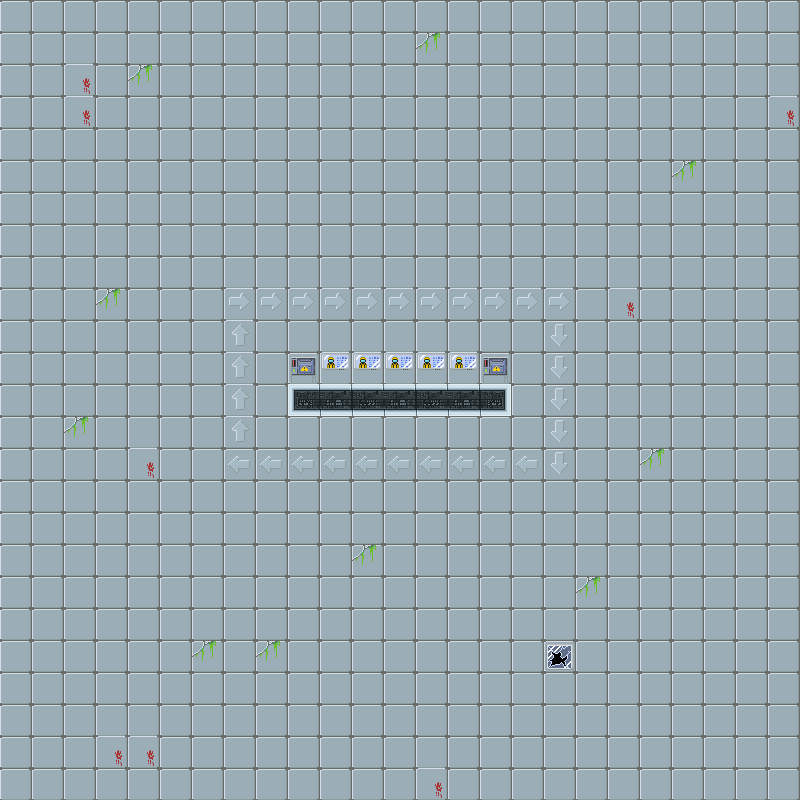

This is a level from a 2D game, rendered from its Tiled map with the project's own tilesets. A one-line summary and the complete map file follow:
An orthogonal 25x25 tile map with 32x32 px tiles, 1 tile layer (BackGround).

<map version="1.8" tiledversion="1.8.2" orientation="orthogonal" renderorder="right-down" width="25" height="25" tilewidth="32" tileheight="32" infinite="0" nextlayerid="2" nextobjectid="1">
 <editorsettings>
  <export target="menu.json" format="json" />
 </editorsettings>
 <tileset firstgid="1" name="lab" tilewidth="32" tileheight="32" tilecount="540" columns="30">
  <image source="lab.png" width="960" height="576" />
 </tileset>
 <layer id="1" name="BackGround" width="25" height="25">
  <data encoding="csv">
466,467,468,469,466,467,468,469,466,467,468,469,466,467,468,469,466,467,468,469,466,467,468,469,466,
496,497,498,499,496,497,498,499,496,497,498,499,496,455,498,499,496,497,498,499,496,497,498,499,496,
466,467,488,469,455,467,466,467,468,469,469,469,466,467,468,466,467,468,469,469,466,467,468,469,466,
496,497,488,499,496,497,466,467,468,469,499,466,467,468,469,496,497,498,499,499,496,497,498,499,488,
466,467,468,469,466,467,466,466,467,468,466,467,468,469,469,496,497,498,499,469,466,467,468,469,466,
496,497,498,499,496,497,466,467,468,469,469,469,469,469,499,496,497,498,499,499,496,455,498,499,496,
466,467,468,469,466,467,466,466,466,466,466,466,466,466,466,496,497,498,499,469,466,467,468,469,466,
496,497,498,499,496,497,496,496,496,496,496,496,496,496,496,496,497,498,499,499,496,497,498,499,496,
466,467,468,469,466,467,468,469,466,467,468,469,466,467,468,469,466,467,468,469,466,467,468,469,466,
496,497,498,455,496,497,498,490,490,490,490,490,490,490,490,490,490,490,498,488,496,497,498,499,496,
466,467,468,469,466,467,468,491,496,497,498,499,496,497,498,499,496,461,468,469,466,467,468,469,466,
496,497,498,499,496,497,498,491,466,456,486,486,486,486,486,456,466,461,498,499,496,497,498,499,496,
466,467,468,469,466,467,468,491,497,471,473,472,473,472,473,474,496,461,468,469,466,467,468,469,466,
496,497,455,499,496,497,498,491,466,467,468,469,466,467,468,469,466,461,498,499,496,497,498,499,496,
466,467,468,469,488,467,468,460,460,460,460,460,460,460,460,460,460,461,468,469,455,467,468,469,466,
496,497,498,499,496,497,498,499,496,497,498,499,496,497,498,499,496,497,498,499,496,497,498,499,496,
466,467,468,469,466,467,468,469,466,467,468,469,466,467,468,469,466,467,468,469,466,467,468,469,466,
496,497,498,499,496,497,498,499,496,497,498,455,496,497,498,499,496,497,498,499,496,497,498,499,496,
466,467,468,469,466,467,468,469,466,467,468,469,466,467,468,469,466,467,455,469,466,467,468,469,466,
496,497,498,499,496,497,498,499,496,497,498,499,496,497,498,499,496,497,498,499,496,497,498,499,496,
466,467,468,469,466,467,455,469,455,467,468,469,466,467,468,469,466,454,468,469,466,467,468,469,466,
496,497,498,499,496,497,498,499,496,497,498,499,496,497,498,499,496,497,498,499,496,497,498,499,496,
466,467,468,469,466,467,468,469,466,467,468,469,466,467,468,469,466,467,468,469,466,467,468,469,466,
496,497,498,488,488,497,498,499,496,497,498,499,496,497,498,499,496,497,498,499,496,497,498,499,496,
466,467,468,469,466,467,468,469,466,467,468,469,466,488,468,469,466,467,468,469,466,467,468,469,466
</data>
 </layer>
</map>
